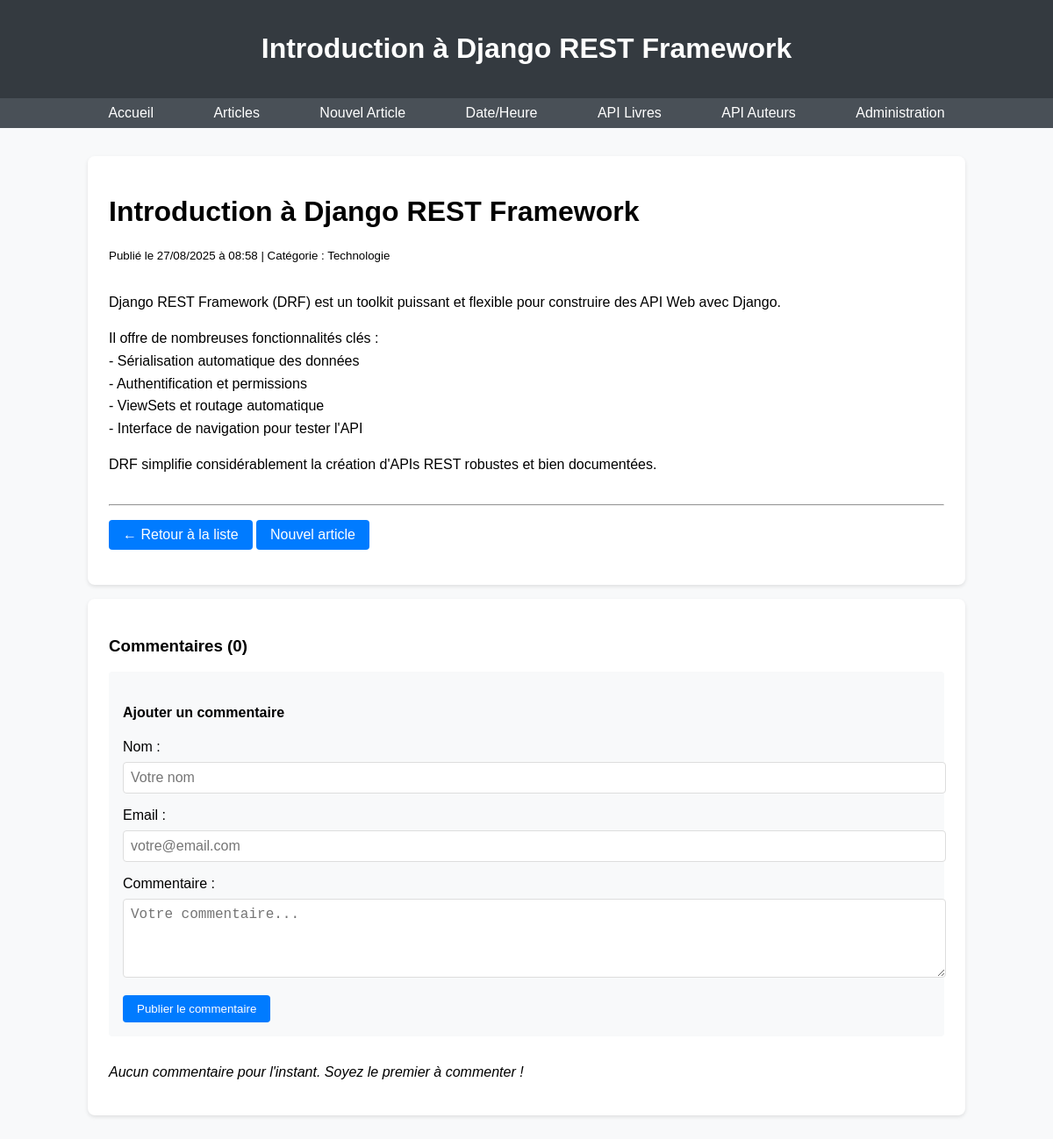
/articles/1/, run on the app's committed database.
### bibliotheque/models.py (models this page shows, shortened)
class Article(models.Model):
    titre = models.CharField(max_length=200)
    contenu = models.TextField()
    date = models.DateTimeField(auto_now_add=True)
    categorie = models.ForeignKey(Categorie, on_delete=models.CASCADE, related_name='articles')
    class Meta:
        ordering = ['-date']

class Categorie(models.Model):
    nom = models.CharField(max_length=50)
    class Meta:
        ordering = ['nom']

### bibliotheque/views.py (the view, shortened to what this page needs)
# urls.py: path('articles/<int:pk>/', ArticleDetailView.as_view(), name='article-detail'),
class ArticleDetailView(DetailView):
    model = Article
    template_name = 'bibliotheque/article_detail.html'
    context_object_name = 'article'
    def get_context_data(self, **kwargs):
        context = super().get_context_data(**kwargs)
        context['commentaires'] = self.object.commentaires.filter(actif=True)
        context['comment_form'] = CommentaireForm()
        return context

### bibliotheque/forms.py
class CommentaireForm(forms.ModelForm):
    class Meta:
        model = Commentaire
        fields = ['nom', 'email', 'contenu']
        widgets = {
            'nom': forms.TextInput(attrs={'placeholder': 'Votre nom'}),
            'email': forms.EmailInput(attrs={'placeholder': 'votre@email.com'}),
            'contenu': forms.Textarea(attrs={
                'placeholder': 'Votre commentaire...',
                'rows': 4
            }),
        }

### bibliotheque/templates/bibliotheque/article_detail.html (shortened to what this page needs)
{% extends 'bibliotheque/base.html' %}
{% block header_title %}{{ article.titre }}{% endblock %}
{% block content %}
    <div class="card">
        <h1>{{ article.titre }}</h1>
        <p>
            <small>
                Publié le {{ article.date|date:"d/m/Y à H:i" }} |
                Catégorie : {{ article.categorie.nom }}
            </small>
        </p>
        <div style="line-height: 1.6; margin: 2rem 0;">
            {{ article.contenu|linebreaks }}
        </div>
        <hr>
        <p>
            <a href="{% url 'article-list' %}" class="btn">← Retour à la liste</a>
            <a href="{% url 'article-create' %}" class="btn">Nouvel article</a>
        </p>
    </div>
    <div class="card">
        <h3>Commentaires ({{ commentaires.count }})</h3>
        <form method="post" style="margin-bottom: 2rem; padding: 1rem; background: #f8f9fa; border-radius: 4px;">
            <h4>Ajouter un commentaire</h4>
            <div style="margin-bottom: 1rem;">
                <label for="{{ comment_form.nom.id_for_label }}" style="display: block; margin-bottom: 0.5rem;">Nom :</label>
                {{ comment_form.nom }}
            </div>
            <div style="margin-bottom: 1rem;">
                <label for="{{ comment_form.email.id_for_label }}" style="display: block; margin-bottom: 0.5rem;">Email :</label>
                {{ comment_form.email }}
            </div>
            <div style="margin-bottom: 1rem;">
                <label for="{{ comment_form.contenu.id_for_label }}" style="display: block; margin-bottom: 0.5rem;">Commentaire :</label>
                {{ comment_form.contenu }}
            </div>
            <button type="submit" class="btn">Publier le commentaire</button>
        </form>
        {% if commentaires %}
            {% for commentaire in commentaires %}
                <div style="border-left: 3px solid #007bff; padding: 1rem; margin: 1rem 0; background: #f8f9fa;">
                    <strong>{{ commentaire.nom }}</strong>
                    <small style="color: #666; margin-left: 1rem;">le {{ commentaire.date|date:"d/m/Y à H:i" }}</small>
                    <p style="margin: 0.5rem 0 0 0;">{{ commentaire.contenu|linebreaks }}</p>
                </div>
            {% endfor %}
        {% else %}
            <p><em>Aucun commentaire pour l'instant. Soyez le premier à commenter !</em></p>
        {% endif %}
    </div>
{% endblock %}

### bibliotheque/templates/bibliotheque/base.html (style rules this page uses)
body { font-family: Arial, sans-serif; margin: 0; padding: 0; background-color: #f8f9fa; }
.card { background: white; border-radius: 8px; padding: 1.5rem; margin-bottom: 1rem; box-shadow: 0 2px 4px rgba(0,0,0,0.1); }
.btn { display: inline-block; padding: 0.5rem 1rem; background: #007bff; color: white; text-decoration: none; border-radius: 4px; border: none; cursor: pointer; }

### bibliotheque/templates/bibliotheque/article_detail.html (style rules this page uses)
input[type="text"], input[type="email"], textarea { width: 100%; padding: 0.5rem; border: 1px solid #ddd; border-radius: 4px; font-size: 1rem; }

### data on the page
Article: titre "Introduction à Django REST Framework", date "27/08/2025 à 08:58", categorie.nom "Technologie", contenu "Django REST Framework (DRF) est un toolkit puissant et flexible pour construire des API Web avec Django. Il offre de nombreuses fonctionnalités clés : - Sérialisation automatique des données - Authentification et permissions - ViewSets et routage automatique - Interface de navigation pour tester l'API DRF simplifie considérablement la création d'APIs REST robustes et bien documentées."

### other printed values
{{ commentaires.count }} "0"
